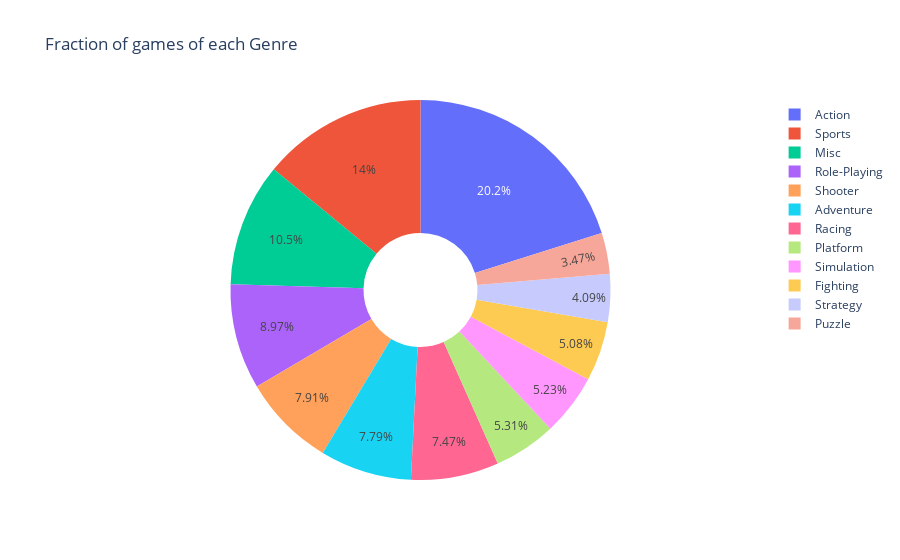

The notebook cell saved with this chart:
### Code cell
dff=df['Genre'].value_counts()

trace=go.Pie(labels=dff.index,
            values=dff.values,
            hole=0.3)

layout=go.Layout(title='Fraction of games of each Genre')

fig=go.Figure(data=[trace],layout=layout)
iplot(fig)

### Figure 1 — Plotly figure (JSON) as saved in the notebook; plotly's stock layout.template omitted (floating-point values rounded to 4 significant figures)
{"data": [{"hole": 0.3, "labels": ["Action", "Sports", "Misc", "Role-Playing", "Shooter", "Adventure", "Racing", "Platform", "Simulation", "Fighting", "Strategy", "Puzzle"], "type": "pie", "values": [3370, 2348, 1750, 1500, 1323, 1303, 1249, 888, 874, 849, 683, 580]}], "layout": {"title": {"text": "Fraction of games of each Genre"}}}
